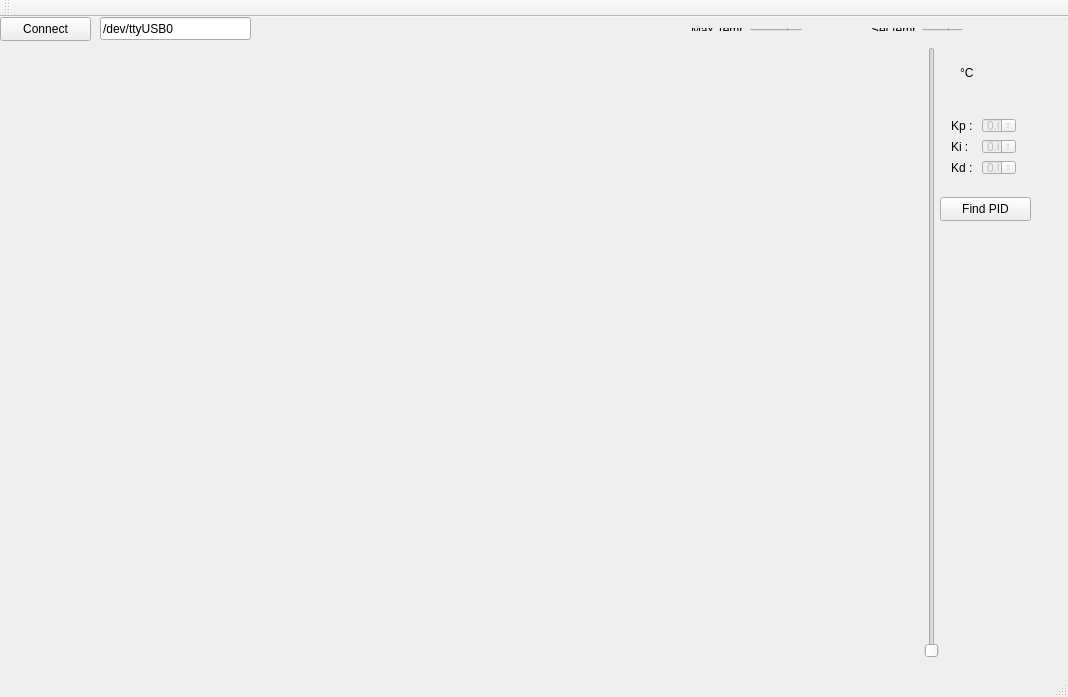
<?xml version="1.0" encoding="UTF-8"?>
<ui version="4.0">
 <class>MainWindow</class>
 <widget class="QMainWindow" name="MainWindow">
  <property name="geometry">
   <rect>
    <x>0</x>
    <y>0</y>
    <width>1068</width>
    <height>697</height>
   </rect>
  </property>
  <property name="windowTitle">
   <string>MainWindow</string>
  </property>
  <widget class="QWidget" name="centralWidget">
   <widget class="GraphTemp" name="graphTemp" native="true">
    <property name="geometry">
     <rect>
      <x>10</x>
      <y>30</y>
      <width>911</width>
      <height>611</height>
     </rect>
    </property>
   </widget>
   <widget class="QLabel" name="currentTemp">
    <property name="geometry">
     <rect>
      <x>960</x>
      <y>40</y>
      <width>71</width>
      <height>31</height>
     </rect>
    </property>
    <property name="styleSheet">
     <string notr="true">font: 75 italic 24pt &quot;Ubuntu&quot;;</string>
    </property>
    <property name="text">
     <string>°C</string>
    </property>
   </widget>
   <widget class="QPushButton" name="connectButton">
    <property name="geometry">
     <rect>
      <x>0</x>
      <y>0</y>
      <width>91</width>
      <height>24</height>
     </rect>
    </property>
    <property name="text">
     <string>Connect</string>
    </property>
   </widget>
   <widget class="QLineEdit" name="pathToDevice">
    <property name="geometry">
     <rect>
      <x>100</x>
      <y>0</y>
      <width>151</width>
      <height>23</height>
     </rect>
    </property>
    <property name="text">
     <string>/dev/ttyUSB0</string>
    </property>
   </widget>
   <widget class="QWidget" name="layoutWidget">
    <property name="geometry">
     <rect>
      <x>940</x>
      <y>90</y>
      <width>87</width>
      <height>79</height>
     </rect>
    </property>
    <layout class="QGridLayout" name="gridPID">
     <item row="0" column="0">
      <widget class="QLabel" name="label_kp">
       <property name="text">
        <string>Kp : </string>
       </property>
      </widget>
     </item>
     <item row="0" column="1">
      <widget class="QDoubleSpinBox" name="kp">
       <property name="enabled">
        <bool>false</bool>
       </property>
      </widget>
     </item>
     <item row="1" column="0">
      <widget class="QLabel" name="labek_ki">
       <property name="text">
        <string>Ki : </string>
       </property>
      </widget>
     </item>
     <item row="1" column="1">
      <widget class="QDoubleSpinBox" name="ki">
       <property name="enabled">
        <bool>false</bool>
       </property>
      </widget>
     </item>
     <item row="2" column="0">
      <widget class="QLabel" name="label_kd">
       <property name="text">
        <string>Kd : </string>
       </property>
      </widget>
     </item>
     <item row="2" column="1">
      <widget class="QDoubleSpinBox" name="kd">
       <property name="enabled">
        <bool>false</bool>
       </property>
      </widget>
     </item>
    </layout>
   </widget>
   <widget class="QWidget" name="layoutWidget">
    <property name="geometry">
     <rect>
      <x>860</x>
      <y>0</y>
      <width>114</width>
      <height>25</height>
     </rect>
    </property>
    <layout class="QGridLayout" name="gridSettemp">
     <item row="0" column="0">
      <widget class="QLabel" name="label_settem">
       <property name="text">
        <string>Set temp :</string>
       </property>
      </widget>
     </item>
     <item row="0" column="1">
      <widget class="QSpinBox" name="settemp">
       <property name="enabled">
        <bool>false</bool>
       </property>
      </widget>
     </item>
    </layout>
   </widget>
   <widget class="QSlider" name="temp_slider">
    <property name="enabled">
     <bool>false</bool>
    </property>
    <property name="geometry">
     <rect>
      <x>920</x>
      <y>30</y>
      <width>23</width>
      <height>611</height>
     </rect>
    </property>
    <property name="orientation">
     <enum>Qt::Vertical</enum>
    </property>
   </widget>
   <widget class="QWidget" name="layoutWidget">
    <property name="geometry">
     <rect>
      <x>680</x>
      <y>0</y>
      <width>133</width>
      <height>25</height>
     </rect>
    </property>
    <layout class="QGridLayout" name="gridLayout">
     <item row="0" column="0">
      <widget class="QLabel" name="maxtemp_label">
       <property name="text">
        <string>Max Temp :  </string>
       </property>
      </widget>
     </item>
     <item row="0" column="1">
      <widget class="QDoubleSpinBox" name="maxtemp">
       <property name="enabled">
        <bool>false</bool>
       </property>
      </widget>
     </item>
    </layout>
   </widget>
   <widget class="QPushButton" name="pushButton">
    <property name="geometry">
     <rect>
      <x>940</x>
      <y>180</y>
      <width>91</width>
      <height>24</height>
     </rect>
    </property>
    <property name="text">
     <string>Find PID</string>
    </property>
   </widget>
   <zorder>layoutWidget</zorder>
   <zorder>layoutWidget</zorder>
   <zorder>layoutWidget</zorder>
   <zorder>graphTemp</zorder>
   <zorder>currentTemp</zorder>
   <zorder>connectButton</zorder>
   <zorder>pathToDevice</zorder>
   <zorder>temp_slider</zorder>
   <zorder>pushButton</zorder>
  </widget>
  <widget class="QMenuBar" name="menuBar">
   <property name="geometry">
    <rect>
     <x>0</x>
     <y>0</y>
     <width>1068</width>
     <height>21</height>
    </rect>
   </property>
  </widget>
  <widget class="QToolBar" name="mainToolBar">
   <attribute name="toolBarArea">
    <enum>TopToolBarArea</enum>
   </attribute>
   <attribute name="toolBarBreak">
    <bool>false</bool>
   </attribute>
  </widget>
  <widget class="QStatusBar" name="statusBar"/>
 </widget>
 <layoutdefault spacing="6" margin="11"/>
 <customwidgets>
  <customwidget>
   <class>GraphTemp</class>
   <extends>QWidget</extends>
   <header>graphtemp.h</header>
   <container>1</container>
  </customwidget>
 </customwidgets>
 <resources/>
 <connections/>
</ui>
